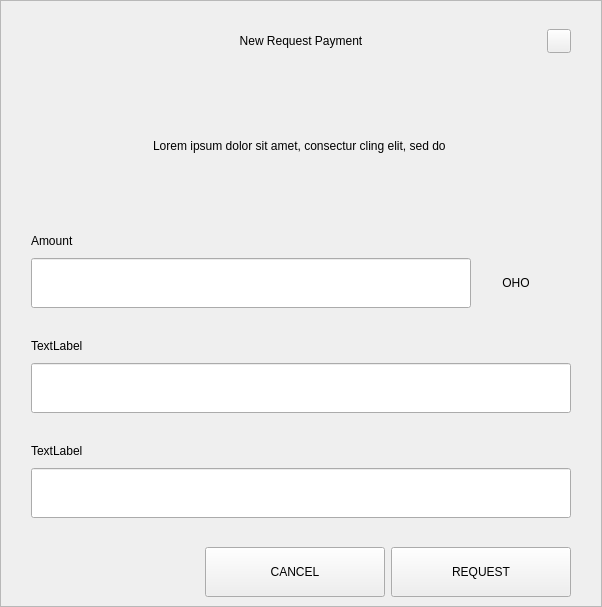
<?xml version="1.0" encoding="UTF-8"?>
<ui version="4.0">
 <class>RequestDialog</class>
 <widget class="QDialog" name="RequestDialog">
  <property name="geometry">
   <rect>
    <x>0</x>
    <y>0</y>
    <width>602</width>
    <height>607</height>
   </rect>
  </property>
  <property name="windowTitle">
   <string>Dialog</string>
  </property>
  <layout class="QVBoxLayout" name="verticalLayout_5">
   <property name="spacing">
    <number>0</number>
   </property>
   <property name="leftMargin">
    <number>0</number>
   </property>
   <property name="topMargin">
    <number>0</number>
   </property>
   <property name="rightMargin">
    <number>0</number>
   </property>
   <property name="bottomMargin">
    <number>0</number>
   </property>
   <item>
    <widget class="QFrame" name="frame">
     <property name="styleSheet">
      <string notr="true"/>
     </property>
     <property name="frameShape">
      <enum>QFrame::StyledPanel</enum>
     </property>
     <property name="frameShadow">
      <enum>QFrame::Raised</enum>
     </property>
     <layout class="QVBoxLayout" name="verticalLayout_4" stretch="1,0,0">
      <property name="spacing">
       <number>0</number>
      </property>
      <property name="leftMargin">
       <number>30</number>
      </property>
      <property name="topMargin">
       <number>20</number>
      </property>
      <property name="rightMargin">
       <number>30</number>
      </property>
      <property name="bottomMargin">
       <number>0</number>
      </property>
      <item>
       <layout class="QHBoxLayout" name="horizontalLayout_3">
        <property name="spacing">
         <number>0</number>
        </property>
        <item>
         <spacer name="horizontalSpacer_21">
          <property name="orientation">
           <enum>Qt::Horizontal</enum>
          </property>
          <property name="sizeHint" stdset="0">
           <size>
            <width>40</width>
            <height>20</height>
           </size>
          </property>
         </spacer>
        </item>
        <item>
         <widget class="QLabel" name="labelTitle">
          <property name="minimumSize">
           <size>
            <width>0</width>
            <height>40</height>
           </size>
          </property>
          <property name="maximumSize">
           <size>
            <width>16777215</width>
            <height>40</height>
           </size>
          </property>
          <property name="styleSheet">
           <string notr="true">padding-left:24px;</string>
          </property>
          <property name="text">
           <string>New Request Payment</string>
          </property>
          <property name="alignment">
           <set>Qt::AlignCenter</set>
          </property>
          <property name="margin">
           <number>7</number>
          </property>
         </widget>
        </item>
        <item>
         <spacer name="horizontalSpacer">
          <property name="orientation">
           <enum>Qt::Horizontal</enum>
          </property>
          <property name="sizeHint" stdset="0">
           <size>
            <width>40</width>
            <height>20</height>
           </size>
          </property>
         </spacer>
        </item>
        <item>
         <widget class="QPushButton" name="btnEsc">
          <property name="minimumSize">
           <size>
            <width>24</width>
            <height>24</height>
           </size>
          </property>
          <property name="maximumSize">
           <size>
            <width>24</width>
            <height>24</height>
           </size>
          </property>
          <property name="focusPolicy">
           <enum>Qt::NoFocus</enum>
          </property>
          <property name="text">
           <string/>
          </property>
         </widget>
        </item>
       </layout>
      </item>
      <item>
       <widget class="QStackedWidget" name="stack">
        <property name="minimumSize">
         <size>
          <width>540</width>
          <height>0</height>
         </size>
        </property>
        <property name="maximumSize">
         <size>
          <width>540</width>
          <height>16777215</height>
         </size>
        </property>
        <property name="currentIndex">
         <number>0</number>
        </property>
        <widget class="QWidget" name="page_1">
         <property name="minimumSize">
          <size>
           <width>540</width>
           <height>0</height>
          </size>
         </property>
         <property name="maximumSize">
          <size>
           <width>540</width>
           <height>16777215</height>
          </size>
         </property>
         <layout class="QVBoxLayout" name="layout1">
          <property name="spacing">
           <number>0</number>
          </property>
          <property name="leftMargin">
           <number>0</number>
          </property>
          <property name="topMargin">
           <number>0</number>
          </property>
          <property name="rightMargin">
           <number>0</number>
          </property>
          <property name="bottomMargin">
           <number>0</number>
          </property>
          <item>
           <spacer name="verticalSpacer_21">
            <property name="orientation">
             <enum>Qt::Vertical</enum>
            </property>
            <property name="sizeType">
             <enum>QSizePolicy::Fixed</enum>
            </property>
            <property name="sizeHint" stdset="0">
             <size>
              <width>20</width>
              <height>30</height>
             </size>
            </property>
           </spacer>
          </item>
          <item alignment="Qt::AlignHCenter">
           <widget class="QLabel" name="labelMessage">
            <property name="minimumSize">
             <size>
              <width>400</width>
              <height>50</height>
             </size>
            </property>
            <property name="text">
             <string>Lorem ipsum dolor sit amet, consectur cling elit, sed do </string>
            </property>
            <property name="alignment">
             <set>Qt::AlignCenter</set>
            </property>
            <property name="wordWrap">
             <bool>true</bool>
            </property>
           </widget>
          </item>
          <item alignment="Qt::AlignBottom">
           <widget class="QWidget" name="containerAmount" native="true">
            <layout class="QVBoxLayout" name="verticalLayout">
             <property name="spacing">
              <number>9</number>
             </property>
             <property name="leftMargin">
              <number>0</number>
             </property>
             <property name="topMargin">
              <number>0</number>
             </property>
             <property name="rightMargin">
              <number>0</number>
             </property>
             <property name="bottomMargin">
              <number>0</number>
             </property>
             <item>
              <widget class="QLabel" name="labelSubtitleAmount">
               <property name="minimumSize">
                <size>
                 <width>350</width>
                 <height>16</height>
                </size>
               </property>
               <property name="maximumSize">
                <size>
                 <width>16777215</width>
                 <height>16</height>
                </size>
               </property>
               <property name="text">
                <string>Amount</string>
               </property>
              </widget>
             </item>
             <item alignment="Qt::AlignTop">
              <widget class="QWidget" name="layoutAmount" native="true">
               <layout class="QHBoxLayout" name="horizontalLayout" stretch="2,0">
                <property name="spacing">
                 <number>0</number>
                </property>
                <property name="leftMargin">
                 <number>0</number>
                </property>
                <property name="topMargin">
                 <number>0</number>
                </property>
                <property name="rightMargin">
                 <number>0</number>
                </property>
                <property name="bottomMargin">
                 <number>0</number>
                </property>
                <item>
                 <widget class="QLineEdit" name="lineEditAmount">
                  <property name="minimumSize">
                   <size>
                    <width>0</width>
                    <height>50</height>
                   </size>
                  </property>
                  <property name="maximumSize">
                   <size>
                    <width>16777215</width>
                    <height>50</height>
                   </size>
                  </property>
                 </widget>
                </item>
                <item>
                 <widget class="QWidget" name="comboContainer" native="true">
                  <property name="minimumSize">
                   <size>
                    <width>100</width>
                    <height>50</height>
                   </size>
                  </property>
                  <property name="maximumSize">
                   <size>
                    <width>16777215</width>
                    <height>50</height>
                   </size>
                  </property>
                  <layout class="QHBoxLayout" name="horizontalLayout_31">
                   <property name="spacing">
                    <number>0</number>
                   </property>
                   <property name="leftMargin">
                    <number>0</number>
                   </property>
                   <property name="topMargin">
                    <number>0</number>
                   </property>
                   <property name="rightMargin">
                    <number>10</number>
                   </property>
                   <property name="bottomMargin">
                    <number>0</number>
                   </property>
                   <item>
                    <widget class="QLabel" name="comboBoxCoin">
                     <property name="text">
                      <string>OHO</string>
                     </property>
                     <property name="alignment">
                      <set>Qt::AlignCenter</set>
                     </property>
                    </widget>
                   </item>
                  </layout>
                 </widget>
                </item>
               </layout>
              </widget>
             </item>
            </layout>
           </widget>
          </item>
          <item>
           <spacer name="verticalSpacer_31">
            <property name="orientation">
             <enum>Qt::Vertical</enum>
            </property>
            <property name="sizeType">
             <enum>QSizePolicy::Fixed</enum>
            </property>
            <property name="sizeHint" stdset="0">
             <size>
              <width>20</width>
              <height>30</height>
             </size>
            </property>
           </spacer>
          </item>
          <item>
           <layout class="QVBoxLayout" name="verticalLayoutLabel">
            <property name="spacing">
             <number>9</number>
            </property>
            <item>
             <widget class="QLabel" name="labelSubtitleLabel">
              <property name="minimumSize">
               <size>
                <width>0</width>
                <height>16</height>
               </size>
              </property>
              <property name="maximumSize">
               <size>
                <width>16777215</width>
                <height>16</height>
               </size>
              </property>
              <property name="text">
               <string>TextLabel</string>
              </property>
             </widget>
            </item>
            <item>
             <widget class="QLineEdit" name="lineEditLabel">
              <property name="minimumSize">
               <size>
                <width>0</width>
                <height>50</height>
               </size>
              </property>
              <property name="maximumSize">
               <size>
                <width>16777215</width>
                <height>50</height>
               </size>
              </property>
             </widget>
            </item>
           </layout>
          </item>
          <item>
           <spacer name="verticalSpacer_34">
            <property name="orientation">
             <enum>Qt::Vertical</enum>
            </property>
            <property name="sizeType">
             <enum>QSizePolicy::Fixed</enum>
            </property>
            <property name="sizeHint" stdset="0">
             <size>
              <width>20</width>
              <height>30</height>
             </size>
            </property>
           </spacer>
          </item>
          <item>
           <layout class="QVBoxLayout" name="verticalLayoutDescription">
            <property name="spacing">
             <number>9</number>
            </property>
            <item>
             <widget class="QLabel" name="labelSubtitleDescription">
              <property name="minimumSize">
               <size>
                <width>0</width>
                <height>16</height>
               </size>
              </property>
              <property name="maximumSize">
               <size>
                <width>16777215</width>
                <height>16</height>
               </size>
              </property>
              <property name="text">
               <string>TextLabel</string>
              </property>
             </widget>
            </item>
            <item>
             <widget class="QLineEdit" name="lineEditDescription">
              <property name="minimumSize">
               <size>
                <width>0</width>
                <height>50</height>
               </size>
              </property>
              <property name="maximumSize">
               <size>
                <width>16777215</width>
                <height>50</height>
               </size>
              </property>
             </widget>
            </item>
            <item>
             <spacer name="verticalSpacer_4">
              <property name="orientation">
               <enum>Qt::Vertical</enum>
              </property>
              <property name="sizeType">
               <enum>QSizePolicy::Fixed</enum>
              </property>
              <property name="sizeHint" stdset="0">
               <size>
                <width>20</width>
                <height>20</height>
               </size>
              </property>
             </spacer>
            </item>
           </layout>
          </item>
         </layout>
        </widget>
        <widget class="QWidget" name="page_2">
         <layout class="QVBoxLayout" name="layout2">
          <item>
           <spacer name="verticalSpacer_5">
            <property name="orientation">
             <enum>Qt::Vertical</enum>
            </property>
            <property name="sizeType">
             <enum>QSizePolicy::Fixed</enum>
            </property>
            <property name="sizeHint" stdset="0">
             <size>
              <width>20</width>
              <height>50</height>
             </size>
            </property>
           </spacer>
          </item>
          <item alignment="Qt::AlignHCenter">
           <widget class="QLabel" name="labelQrImg">
            <property name="minimumSize">
             <size>
              <width>260</width>
              <height>260</height>
             </size>
            </property>
            <property name="maximumSize">
             <size>
              <width>260</width>
              <height>260</height>
             </size>
            </property>
            <property name="text">
             <string/>
            </property>
            <property name="alignment">
             <set>Qt::AlignCenter</set>
            </property>
           </widget>
          </item>
          <item>
           <spacer name="verticalSpacer_2">
            <property name="orientation">
             <enum>Qt::Vertical</enum>
            </property>
            <property name="sizeType">
             <enum>QSizePolicy::Fixed</enum>
            </property>
            <property name="sizeHint" stdset="0">
             <size>
              <width>20</width>
              <height>30</height>
             </size>
            </property>
           </spacer>
          </item>
          <item alignment="Qt::AlignHCenter">
           <widget class="QLabel" name="labelAddress">
            <property name="text">
             <string>D7VFR83SQbiezrW72hjcWJtcfip5krte2Z </string>
            </property>
           </widget>
          </item>
          <item>
           <spacer name="verticalSpacer_32">
            <property name="orientation">
             <enum>Qt::Vertical</enum>
            </property>
            <property name="sizeType">
             <enum>QSizePolicy::Expanding</enum>
            </property>
            <property name="sizeHint" stdset="0">
             <size>
              <width>20</width>
              <height>20</height>
             </size>
            </property>
           </spacer>
          </item>
          <item>
           <layout class="QHBoxLayout" name="horizontal">
            <property name="leftMargin">
             <number>20</number>
            </property>
            <property name="rightMargin">
             <number>20</number>
            </property>
            <property name="bottomMargin">
             <number>20</number>
            </property>
            <item>
             <spacer name="horizontalSpacer_4">
              <property name="orientation">
               <enum>Qt::Horizontal</enum>
              </property>
              <property name="sizeHint" stdset="0">
               <size>
                <width>40</width>
                <height>20</height>
               </size>
              </property>
             </spacer>
            </item>
            <item>
             <widget class="QPushButton" name="btnCopyAddress">
              <property name="minimumSize">
               <size>
                <width>180</width>
                <height>50</height>
               </size>
              </property>
              <property name="text">
               <string>COPY ADDRESS</string>
              </property>
             </widget>
            </item>
            <item>
             <widget class="QPushButton" name="btnCopyUrl">
              <property name="minimumSize">
               <size>
                <width>180</width>
                <height>50</height>
               </size>
              </property>
              <property name="text">
               <string>COPY URL</string>
              </property>
             </widget>
            </item>
            <item>
             <spacer name="horizontalSpacer_2">
              <property name="orientation">
               <enum>Qt::Horizontal</enum>
              </property>
              <property name="sizeHint" stdset="0">
               <size>
                <width>40</width>
                <height>20</height>
               </size>
              </property>
             </spacer>
            </item>
           </layout>
          </item>
         </layout>
        </widget>
       </widget>
      </item>
      <item>
       <widget class="QWidget" name="buttonsStack" native="true">
        <layout class="QHBoxLayout" name="horizontalLayout_5">
         <property name="leftMargin">
          <number>20</number>
         </property>
         <property name="rightMargin">
          <number>0</number>
         </property>
         <item>
          <spacer name="horizontalSpacer_41">
           <property name="orientation">
            <enum>Qt::Horizontal</enum>
           </property>
           <property name="sizeHint" stdset="0">
            <size>
             <width>40</width>
             <height>20</height>
            </size>
           </property>
          </spacer>
         </item>
         <item>
          <widget class="QPushButton" name="btnCancel">
           <property name="minimumSize">
            <size>
             <width>180</width>
             <height>50</height>
            </size>
           </property>
           <property name="focusPolicy">
            <enum>Qt::NoFocus</enum>
           </property>
           <property name="text">
            <string>CANCEL</string>
           </property>
          </widget>
         </item>
         <item>
          <widget class="QPushButton" name="btnSave">
           <property name="minimumSize">
            <size>
             <width>180</width>
             <height>50</height>
            </size>
           </property>
           <property name="focusPolicy">
            <enum>Qt::NoFocus</enum>
           </property>
           <property name="text">
            <string>REQUEST</string>
           </property>
          </widget>
         </item>
        </layout>
       </widget>
      </item>
     </layout>
    </widget>
   </item>
  </layout>
 </widget>
 <resources/>
 <connections/>
</ui>
